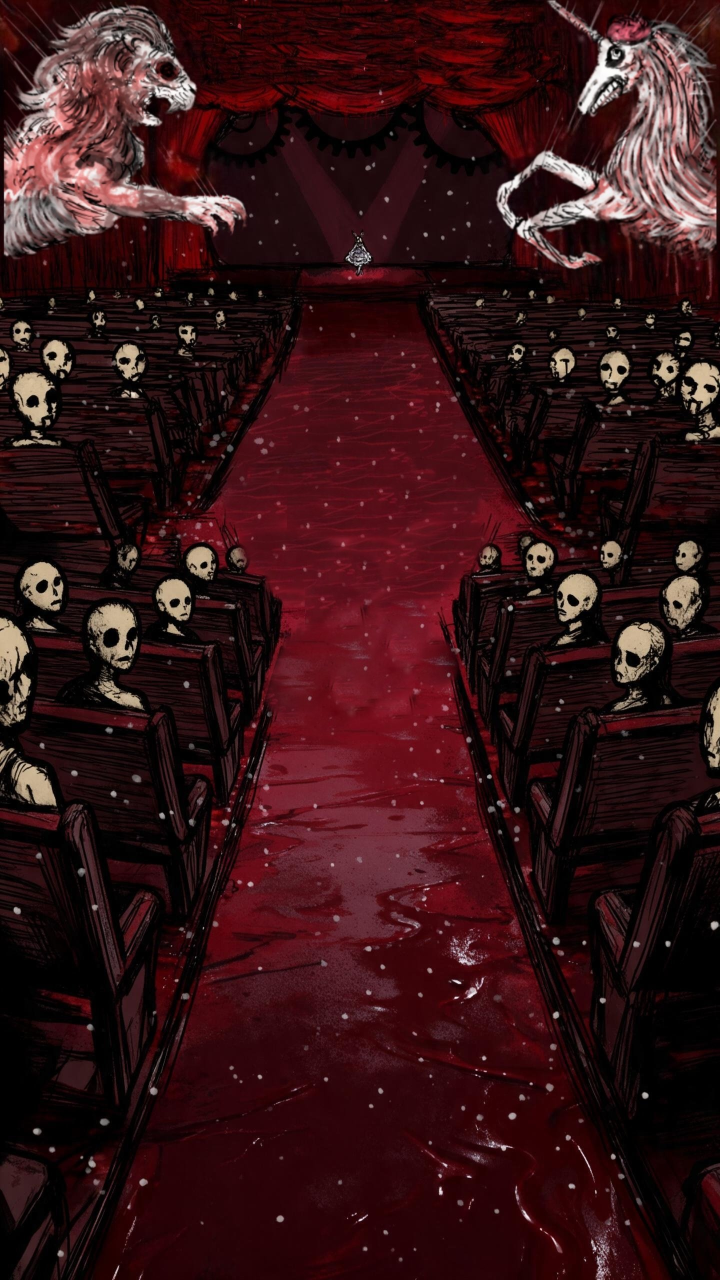
#> input picture assets/bg.jpg, 1440 x 2560 px (shown at 1/2 size)
$ python make_background.py ../assets/bg.jpg ../assets/frame.png
#> lines starting #> are read from the running program, lines starting #| are printed output that depends on the picture
"""把横版原图做成 9:16 游戏背景图（1440x2560），一次到位。

关键约束（踩过的坑）：
  1. 输出的图**必须正好 1440x2560**。游戏是「等比铺满 + 居中裁剪」，
     尺寸比例不对就会再裁一次 —— 原图的标题就会被切掉两边。
  2. 原图是 4:3，塞进 9:16 必然有大量空白。
     解法：原图**按画布宽度铺满**（不拉伸、不裁切），
     下面空的部分用"原图底部内容向下延展 + 渐隐到暗红"补上。
     这样原图的构图 100% 保留，标题也永远不会被切。

用法：
    python tools/make_background.py <源图路径> <输出png> [--ratio 0.05]
      --ratio  原图顶边放在画布高度的百分之几处（默认 0.04）
"""
import os
import sys

try:
    from PIL import Image, ImageFilter
except ImportError:
    print("需要 Pillow：pip install Pillow")
    sys.exit(1)

OUT_W, OUT_H = 1440, 2560
DARK = (18, 5, 8)            # 底部渐隐的终点色（暗红偏黑）


def make(src, ratio=0.04, extend_blur=140, fade_from=0.42):
#> called with src = '../assets/bg.jpg', ratio = 0.04, extend_blur = 140, fade_from = 0.42
    img = Image.open(src).convert("RGB")
#> img is the input picture: PIL image 1440x2560 RGB; mean R, G, B 52.5, 20, 22.4
    # 按画布宽度等比缩放：这样一张 9:16 的图放进游戏，任何屏幕都不会再裁切
    k = OUT_W / img.width
#> k = 1
    art = img.resize((OUT_W, max(1, int(img.height * k + 0.5))), Image.LANCZOS)

    canvas = Image.new("RGB", (OUT_W, OUT_H), DARK)
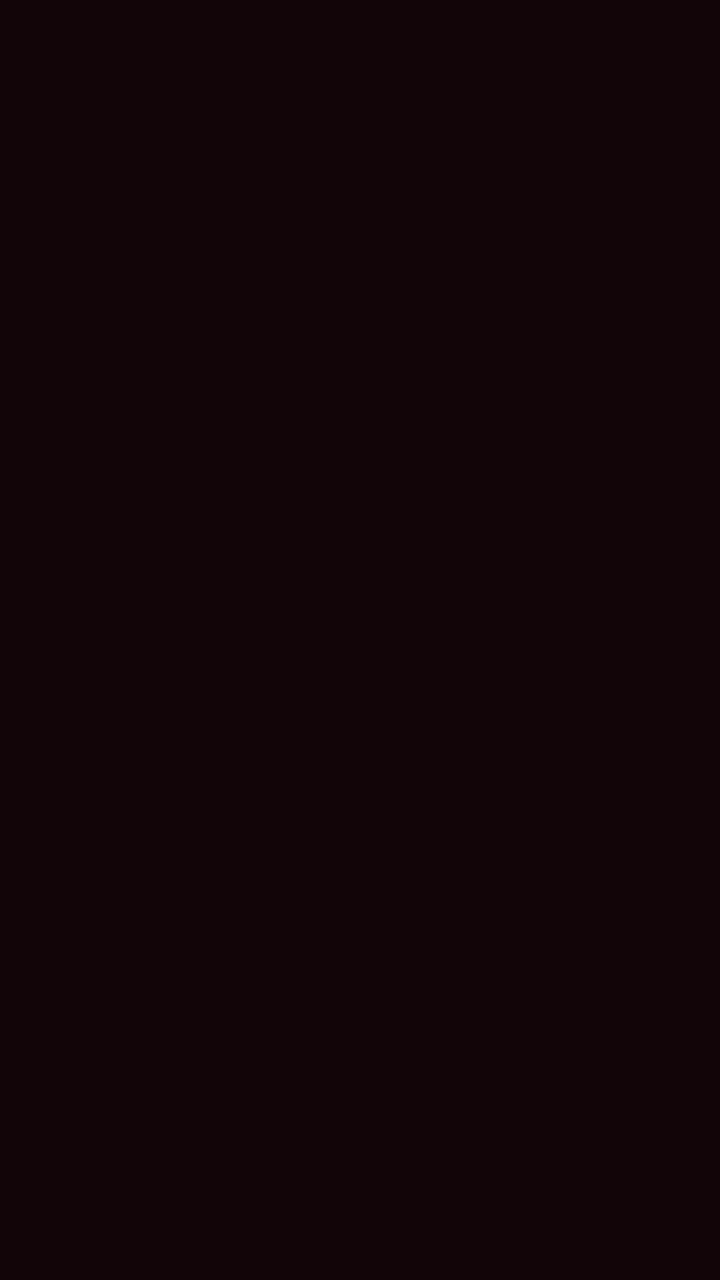
#> canvas: PIL image 1440x2560 RGB (shown at 1/2 size); mean R, G, B 18, 5, 8
    top = int(OUT_H * ratio)

    # —— 底部延展：把原图最后几行拉长 + 模糊，作为从画面到暗色的过渡 ——
    if extend_blur > 0 and art.height > 10:
        strip = art.crop((0, art.height - 6, OUT_W, art.height)).resize(
            (OUT_W, extend_blur), Image.LANCZOS).filter(ImageFilter.GaussianBlur(18))
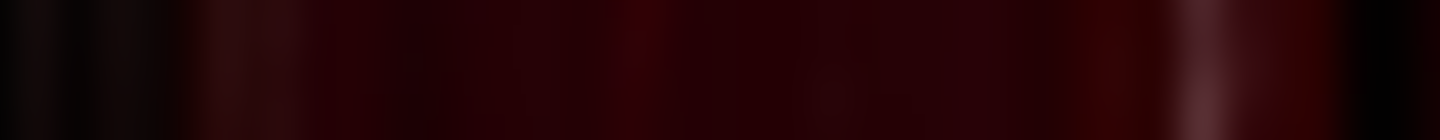
#> strip: PIL image 1440x140 RGB; mean R, G, B 35, 3.9, 6.6
        canvas.paste(strip, (0, top + art.height))

    canvas.paste(art, (0, top))
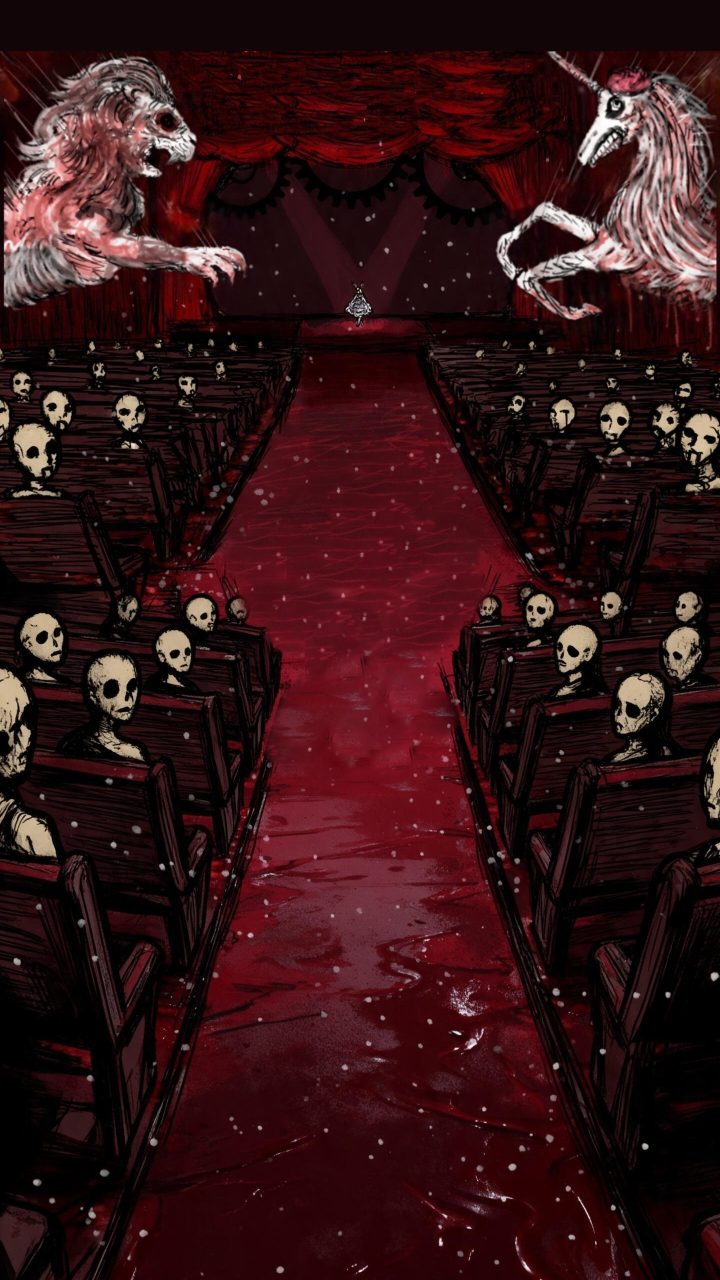
#> canvas: PIL image 1440x2560 RGB (shown at 1/2 size); mean R, G, B 51.8, 20, 22.4

    # —— 画面以下整体渐隐到暗红，避免出现"半截图 + 突然变黑" ——
    start = top + art.height + extend_blur
#> start = 2802
    span = max(1, OUT_H - start)
#> span = 1
    grad = Image.new("RGB", (OUT_W, span))
    gp = grad.load()
    cp = canvas.load()
    for y in range(span):
        t = y / (span - 1.0)
        t = t ** 0.75
        for x in range(OUT_W):
            r, g, b = cp[x, start + y]
            gp[x, y] = (int(r + (DARK[0] - r) * t),
                        int(g + (DARK[1] - g) * t),
                        int(b + (DARK[2] - b) * t))
    canvas.paste(grad, (0, start))

    # —— HUD 区（上半部）压一层暗，保证白色分数和标题读得清 ——
    hud_h = int(OUT_H * 0.06 - 190)
    if hud_h > 0:
        region = canvas.crop((0, 0, OUT_W, hud_h))
        canvas.paste(Image.blend(region, Image.new("RGB", (OUT_W, hud_h), (0, 0, 0)), 0.20),
                     (0, 0))
    return canvas, top, art.height


def main():
    if len(sys.argv) < 3:
        print(__doc__)
        return 1
    src, out = sys.argv[1], sys.argv[2]
    ratio = 0.04
    if '--ratio' in sys.argv:
        ratio = float(sys.argv[sys.argv.index('--ratio') + 1])

    im, top, ah = make(src, ratio)
    os.makedirs(os.path.dirname(out), exist_ok=True)
    im.save(out, quality=94)
    print("源图    : %s" % os.path.basename(src))
    print("输出    : %dx%d（游戏要求正好这个尺寸）  %.0f KB"
          % (im.width, im.height, os.path.getsize(out) / 1024.0))
    print("原图位置: 顶边 y=%d，底边 y=%d（画布高 %d）" % (top, top + ah, OUT_H))
    print("提示    : 原图以下会渐隐到暗红，那块在游戏里基本被场地盖住")
    return 0


if __name__ == '__main__':
#> (the run stopped early here; a loop or call above may not have finished)
